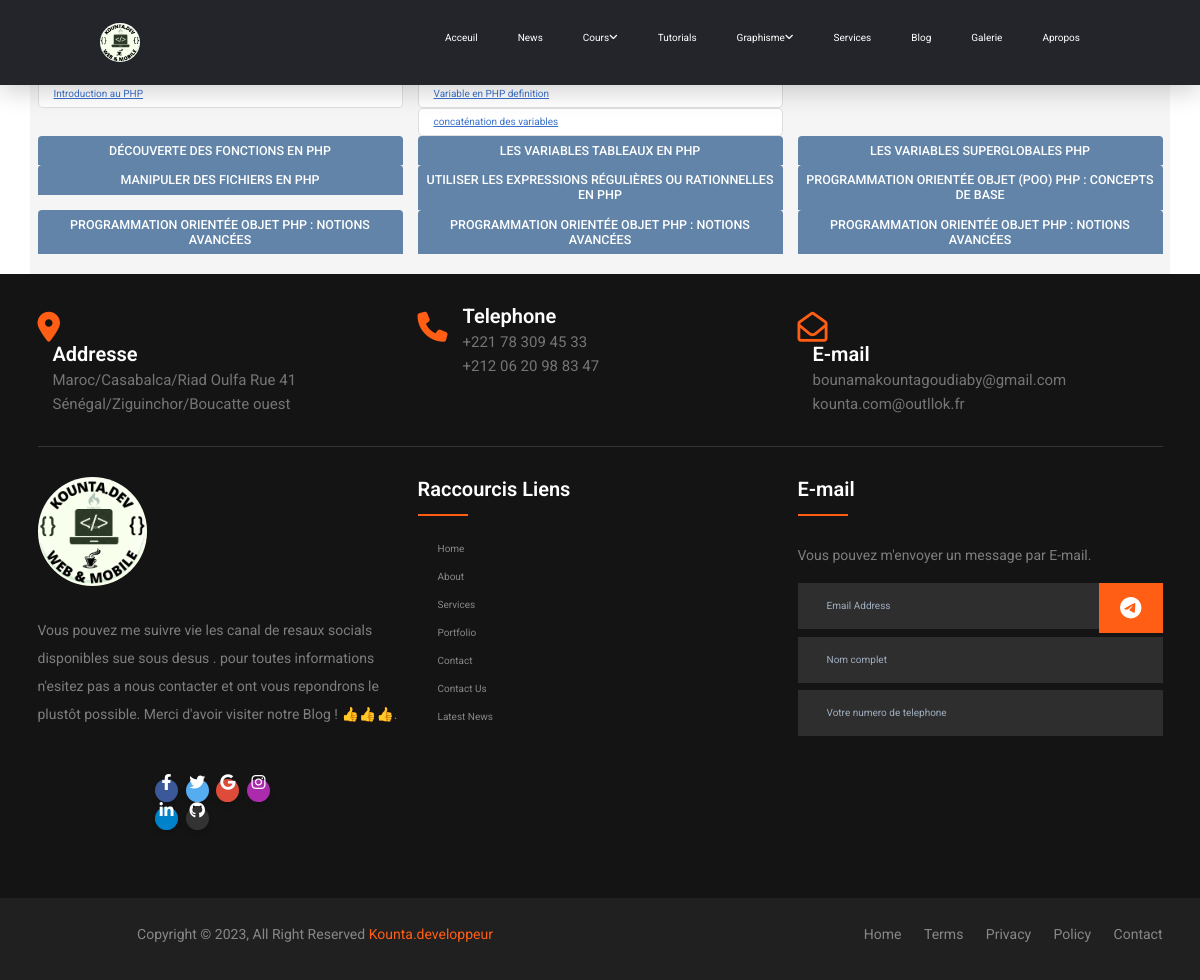
Page /php on the committed database.
### blog/models.py (models this page shows, shortened)
class coursphp(models.Model):
    categorie = models.ForeignKey(
        Categoryphp, on_delete=models.SET_NULL, blank=True, null=True)
    title = models.CharField(max_length=500)
    description = RichTextField()
    code = models.TextField(max_length=50000)
    resultat = models.TextField(max_length=50000)
    date_added = models.DateTimeField(auto_now_add=True)
    class Meta:
        ordering = ['date_added']

### blog/views.py (the view)
# urls.py: path("php", views.php, name="php"),
def php(request):
    data1 = coursphp.objects.filter(categorie_id=1).values()
    data2 = coursphp.objects.filter(categorie_id=2).values()
    data3 = coursphp.objects.filter(categorie_id=3).values()
    data4 = coursphp.objects.filter(categorie_id=4).values()
    data5 = coursphp.objects.filter(categorie_id=5).values()
    data6 = coursphp.objects.filter(categorie_id=6).values()
    data7 = coursphp.objects.filter(categorie_id=7).values()
    data8 = coursphp.objects.filter(categorie_id=8).values()
    data9 = coursphp.objects.filter(categorie_id=9).values()
    data10 = coursphp.objects.filter(categorie_id=10).values()
    data11 = coursphp.objects.filter(categorie_id=9).values()
    data12 = coursphp.objects.filter(categorie_id=10).values()
    return render(request, "blog/php/php.html", {"data1": data1, "data2": data2, "data3": data3, "data4": data4, "data5": data5, "data6": data6, "data7": data7, "data8": data8, "data9": data9, "data10": data10, "data11": data11, "data12": data12, })

### blog/templates/blog/php/php.html (shortened to what this page needs)
{% extends 'base.html' %} {% load static %} {% block content %}
<section class="services section container" id="services">
    <div class="row">
    <div class="col-lg-4">
        <div class="card-body">
            <h5 class="card-title ">Cours Python complet</h5>
            {% for dt1 in data1 %}
            <ul class="list-group">
                <li class="list-group-item"><a href="{% url 'phpdetail' dt1.title %}"class="underline">{{dt1.title}}</a></li>
            </ul>
            {% endfor %}
    </div>
</div>
<div class="col-lg-4">
        <div class="card-body">
            <h5 class="card-title ">DÉCOUVERTE DES VARIABLES EN PHP</h5>
            {% for dt2 in data2 %}
            <ul class="list-group">
                <li class="list-group-item"><a href="{% url 'phpdetail' dt2.title %}"class="underline">{{dt2.title}}</a></li>
            </ul>
            {% endfor %}
    </div>
</div>
<div class="col-lg-4">
        <div class="card-body">
            <h5 class="card-title ">Présentation des conditions et des opérateurs de comparaison</h5>
    </div>
</div>
<div class="col-lg-4">
        <div class="card-body">
            <h5 class="card-title ">DÉCOUVERTE DES FONCTIONS EN PHP</h5>
    </div>
</div>
<div class="col-lg-4">
        <div class="card-body">
            <h5 class="card-title ">LES VARIABLES TABLEAUX EN PHP</h5>
    </div>
</div>
<div class="col-lg-4">
        <div class="card-body">
            <h5 class="card-title ">LES VARIABLES SUPERGLOBALES PHP</h5>
    </div>
</div>
<div class="col-lg-4">
        <div class="card-body">
            <h5 class="card-title ">    MANIPULER DES FICHIERS EN PHP</h5>
    </div>
</div>
<div class="col-lg-4">
        <div class="card-body">
            <h5 class="card-title "> UTILISER LES EXPRESSIONS RÉGULIÈRES OU RATIONNELLES EN PHP</h5>
    </div>
</div>
<div class="col-lg-4">
        <div class="card-body">
            <h5 class="card-title "> PROGRAMMATION ORIENTÉE OBJET (POO) PHP : CONCEPTS DE BASE</h5>
    </div>
</div>
<div class="col-lg-4">
        <div class="card-body">
            <h5 class="card-title ">  PROGRAMMATION ORIENTÉE OBJET PHP : NOTIONS AVANCÉES</h5>
    </div>
</div>
<div class="col-lg-4">
        <div class="card-body">
            <h5 class="card-title ">  PROGRAMMATION ORIENTÉE OBJET PHP : NOTIONS AVANCÉES</h5>
    </div>
</div>
<div class="col-lg-4">
        <div class="card-body">
            <h5 class="card-title ">  PROGRAMMATION ORIENTÉE OBJET PHP : NOTIONS AVANCÉES</h5>
    </div>
    </div>
</section>
{% endblock content %}

### blog/static/css/style.css (style rules this page uses)
html { font-size: 62.5%; scroll-behavior: smooth; scroll-padding-top: 5rem; overflow-x: hidden; }
body { background: #000; }
section { padding: 5rem 9%; }
section { padding: 20px 100px; }
body { background: #e2e1e0; text-align: center; }
ul { margin: 0px; padding: 0px; }
.services { background: #f5f5f5; margin-top: 30px; }
a { text-decoration: none; color: #0074D9; }
.underline { position: relative; }
.underline::before { content: ''; position: absolute; bottom: 0; right: 0; width: 0; height: 2px; background-color: #0074D9; transition: width 0.6s cubic-bezier(0.25, 1, 0.5, 1); }
.card-title { display: block; text-align: center; color: #fff; background-color: #6184a8; padding: 2%; border-top-right-radius: 4px; border-top-left-radius: 4px; }

### rows in the picture
coursphp: title "Introduction au PHP"
coursphp: title "Variable en PHP definition"
coursphp: title "concaténation des variables"
